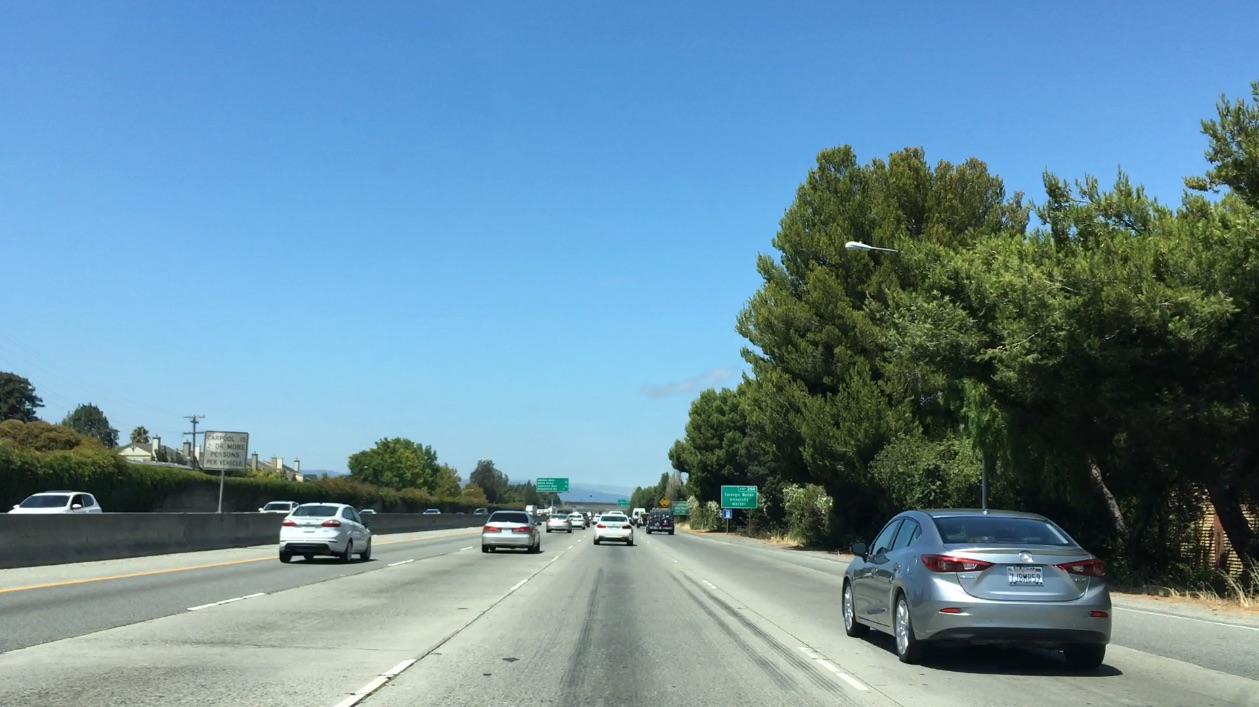
#> input picture test_images/bbox-example-image.jpg, 1259 x 707 px
$ python -i img_transform.py   (imports and definitions only)   (older library calls are emulated)
#> lines starting #> are read from the running program, lines starting #| are printed output that depends on the picture; after the words box and inside, x2 and y2 are one past the last pixel; in counts of white or black regions, pixels touching at a corner belong together
"""
Step - 3 & 4:

Use color transforms, gradients, etc., to create a thresholded binary image.
Apply a perspective transform to rectify binary image ("birds-eye view").
"""

## import necessary modules
import numpy as np
import cv2
import matplotlib.pyplot as plt
import matplotlib.image as mpimg

############### perspective transform #################
# [33 lines left out: function perspective_transform, not called in this run]

############### sobel threshold #################
# calculate threshold of x or y sobel
def abs_sobel_thresh(img, orient, sobel_kernel=3, thresh=(0, 255)):
    # Apply the following steps to img
    # 1) Convert to grayscale
    gray = cv2.cvtColor(img, cv2.COLOR_RGB2GRAY)
    # 2) Take the derivative in x or y given orient = 'x' or 'y'
    if orient == 'x':
        sobel = cv2.Sobel(gray, cv2.CV_64F, 1, 0, ksize=sobel_kernel)
    else:
        sobel = cv2.Sobel(gray, cv2.CV_64F, 0, 1, ksize=sobel_kernel)
    # 3) Take the absolute value of the derivative or gradient
    abs_sobel = np.absolute(sobel)
    # 4) Scale to 8-bit (0 - 255) then convert to type = np.uint8
    scaled_sobel = np.uint8(255 * abs_sobel / np.max(abs_sobel))
    # 5) Create a mask of 1's where the scaled gradient magnitude
    # is > thresh_min and < thresh_max
    binary_output = np.zeros_like(scaled_sobel)
    # 6) Return this mask as your binary_output image
    binary_output[(scaled_sobel >= thresh[0]) & (scaled_sobel <= thresh[1])] = 1

    # binary_output = np.copy(img) # Remove this line
    return binary_output

############### magnitude threshold #################
# calculate magnitude of gradient for given image and threshold
def mag_thresh(img, sobel_kernel=3, mag_thresh=(0, 255)):
    # Apply the following steps to img
    # 1) Convert to grayscale
    gray = cv2.cvtColor(img, cv2.COLOR_RGB2GRAY)
    # 2) Take the gradient in x and y separately
    sobelx = cv2.Sobel(gray, cv2.CV_64F, 1, 0, ksize=sobel_kernel)
    sobely = cv2.Sobel(gray, cv2.CV_64F, 0, 1, ksize=sobel_kernel)
    # 3) Calculate the magnitude
    gradmag = np.sqrt(sobelx ** 2 + sobely ** 2)
    # 4) Scale to 8-bit (0 - 255) and convert to type = np.uint8
    gradmag = np.uint8(gradmag / (np.max(gradmag) / 255))
    # 5) Create a binary mask where mag thresholds are met
    # 6) Return this mask as your binary_output image
    binary_output = np.zeros_like(gradmag)
    binary_output[(gradmag >= mag_thresh[0]) & (gradmag <= mag_thresh[1])] = 1

    # binary_output = np.copy(img) # Remove this line
    return binary_output

############### direction threshold #################
# calculate gradient direction
def dir_threshold(img, sobel_kernel=3, thresh=(0, np.pi / 2)):
    # Apply the following steps to img
    # 1) Convert to grayscale
    gray = cv2.cvtColor(img, cv2.COLOR_RGB2GRAY)
    # 2) Take the gradient in x and y separately
    sobelx = cv2.Sobel(gray, cv2.CV_64F, 1, 0, ksize=sobel_kernel)
    sobely = cv2.Sobel(gray, cv2.CV_64F, 0, 1, ksize=sobel_kernel)
    # 3) Take the absolute value of the x and y gradients
    abs_sobelx = np.absolute(sobelx)
    abs_sobely = np.absolute(sobely)
    # 4) Use np.arctan2(abs_sobely, abs_sobelx) to calculate the direction of the gradient
    grad_direction = np.arctan2(abs_sobely, abs_sobelx)
    # 5) Create a binary mask where direction thresholds are met
    binary_output = np.zeros_like(grad_direction)
    binary_output[(grad_direction >= thresh[0]) & (grad_direction <= thresh[1])] = 1
    # 6) Return this mask as your binary_output image
    # binary_output = np.copy(img) # Remove this line
    return binary_output

############### HLS channel selection ###############
# get S-Channel from HLS
def hls_select(img, thresh=(0, 255)):
    # 1) Convert to HLS color space
    hls = cv2.cvtColor(img, cv2.COLOR_RGB2HLS)
    # 2) Apply a threshold to the S channel
    S = hls[:, :, 2]
    # 3) Return a binary image of threshold result
    binary_output = np.zeros_like(S)
    binary_output[(S > thresh[0]) & (S <= thresh[1])] = 1
    # binary_output = np.copy(img) # placeholder line
    return binary_output

############### HSV channel selection ###############
# get V-Channel from HSV
def hsv_select(img, thresh=(0, 255)):
    # 1) Convert to HSV color space
    hsv = cv2.cvtColor(img, cv2.COLOR_RGB2HSV)
    # 2) Apply a threshold to the V channel
    V = hsv[:, :, 2]
    # 3) Return a binary image of threshold result
    binary_output = np.zeros_like(V)
    binary_output[(V > thresh[0]) & (V <= thresh[1])] = 1

    return binary_output

############### gray image thresholding ###############
def gray_threshold(img, thresh=(0,255)):
    # rgb = img
    gray = np.dot(img[...,:3], [0.299, 0.587, 0.114])
    # thresh = (150, 255)

    binary_output = np.zeros_like(gray)
    binary_output[(gray > thresh[0]) & (gray <= thresh[1])] = 1

    return binary_output

############### R color thresholding ###############
def R_threshold(img, thresh=(0,255)):
    R = img[:,:,0]

    binary_output = np.zeros_like(R)
    binary_output[(R > thresh[0]) & (R <= thresh[1])] = 1

    return binary_output

############### B color thresholding ###############
def B_threshold(img, thresh=(0,255)):
    B = img[:,:,2]

    binary_output = np.zeros_like(B)
    binary_output[(B > thresh[0]) & (B <= thresh[1])] = 1

    return binary_output

############# combination threshold ##################
def combined_thresh(img):

    gradx = abs_sobel_thresh(img, orient='x', sobel_kernel=3, thresh=(10, 120))
    grady = abs_sobel_thresh(img, orient='y', sobel_kernel=3, thresh=(25, 90))
    mag_binary = mag_thresh(img, sobel_kernel=3, mag_thresh=(0, 50))
    dir_binary = dir_threshold(img, sobel_kernel=9, thresh=(0.8, 1.2))
    hls_binary = hls_select(img, thresh=(110, 255))
    hsv_binary = hsv_select(img, thresh=(50, 255))
    gray_binary = gray_threshold(img, thresh=(50, 255))

    R_binary = R_threshold(img, thresh=(200, 255))
    B_binary = B_threshold(img, thresh=(210, 255))

    binary_output = np.zeros_like(dir_binary)

    # try combos
    # combo1 = ((mag_binary == 1) | (dir_binary == 1)) & (hls_binary == 1)
    # combo2 = (gradx == 1) & (hls_binary == 1)
    # combo3 = (gradx == 1) & (grady == 1) & (hls_binary == 1)
    combo4 = ((gradx == 1) & (grady == 1)) | ((hsv_binary == 1) & (hls_binary == 1))
    combo5 = combo4 & ((mag_binary == 1) | (dir_binary == 1))
    combo6 = combo4 & ((mag_binary == 1) & (gray_binary == 1))
    combo7 = combo4 & ((mag_binary == 1) & (dir_binary == 1) & (gray_binary == 1))
    combo8 = combo4  & ((R_binary == 1) & (dir_binary == 1))
    combo9 = combo4 | ((R_binary == 1) & ((mag_binary == 1) | (dir_binary == 1)))
    combo10 = combo4 | ((R_binary == 1) & (B_binary == 0))
    combo11 = combo4 & ((R_binary == 1) & (B_binary == 0) | (dir_binary == 1))


    final_combo = combo4 & (R_binary == 1)

    binary_output[final_combo] = 1

    return binary_output

# ################################################
# ########### main function #####################
# ################################################
# image_path = './output_images/undistorted_test_images/'
# image = mpimg.imread(image_path + 'undistorted_test4.jpg')
#
# thresh_img = combined_thresh(image)
#
# # plot to compare original and transformed images
# f, (ax1, ax2) = plt.subplots(1, 2, figsize=(12, 6))
# f.tight_layout()
# ax1.imshow(image)
# ax1.set_title('Original Image', fontsize=20)
# ax2.imshow(thresh_img, cmap='gray')
# ax2.set_title('Thresholded Combined', fontsize=20)
# plt.subplots_adjust(left=0., right=1, top=0.9, bottom=0.)
# plt.show()

>>> import cv2
>>> picture = cv2.cvtColor(cv2.imread('test_images/bbox-example-image.jpg'), cv2.COLOR_BGR2RGB)
>>> result = combined_thresh(picture)
#> in combined_thresh, `gradx = abs_sobel_thresh(img, orient='x', sobel_kernel=3, thresh=(10, ..`:
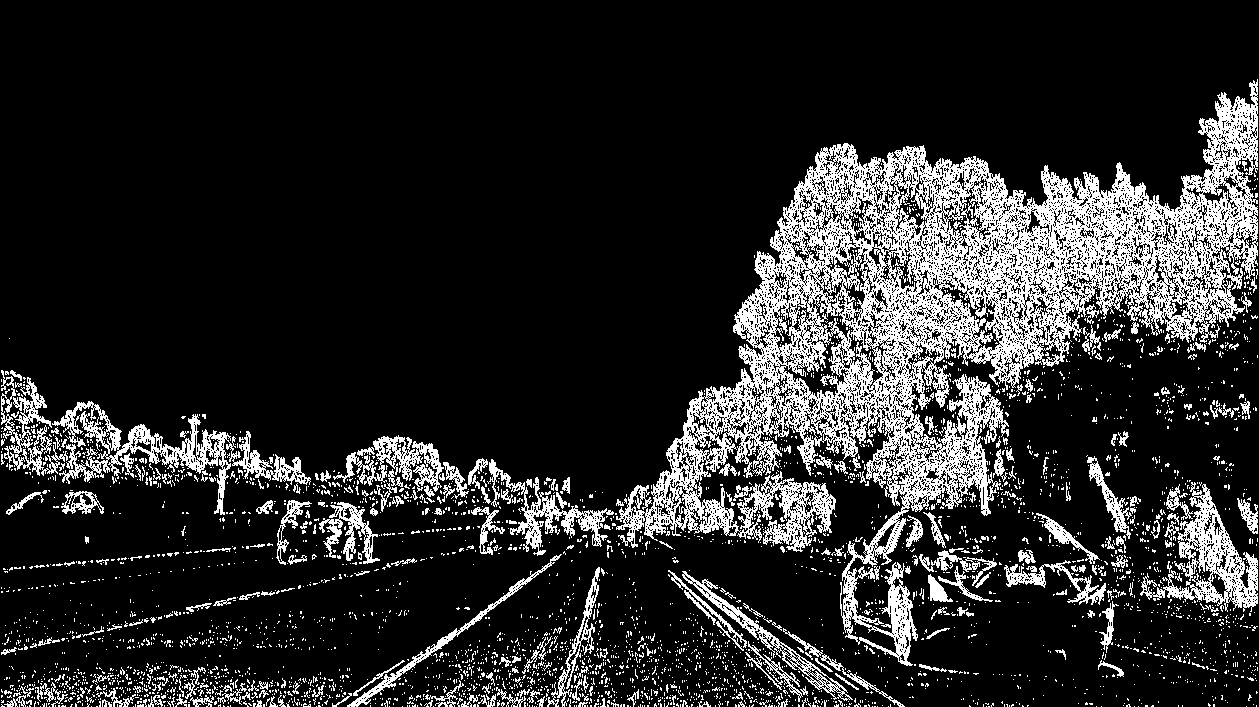
#> gradx: shape (707, 1259); values 0 (black) and 1 (white), 16.6% white in thin lines or dots, all inside (x1, y1, x2, y2) = (1, 79, 1258, 707)
#> in combined_thresh, `combo10 = combo4 | ((R_binary == 1) & (B_binary == 0))`:
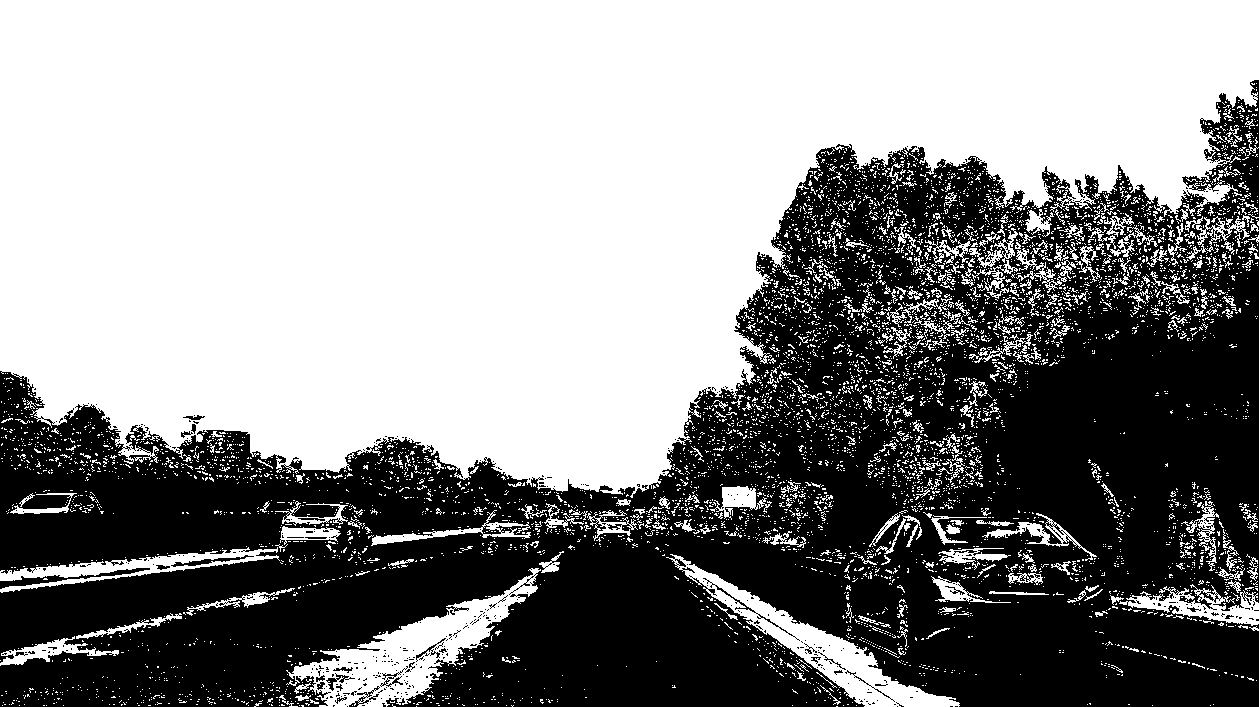
#> combo10: shape (707, 1259) bool; 55.7% white; 508 black regions (479 under 20 px), largest, box (x1, y1, x2, y2) and area: (0, 80, 1259, 707) 390250, (0, 568, 150, 589) 651, (171, 555, 254, 567) 247
#> in combined_thresh, `combo11 = combo4 & ((R_binary == 1) & (B_binary == 0) | (dir_binary ==..`:
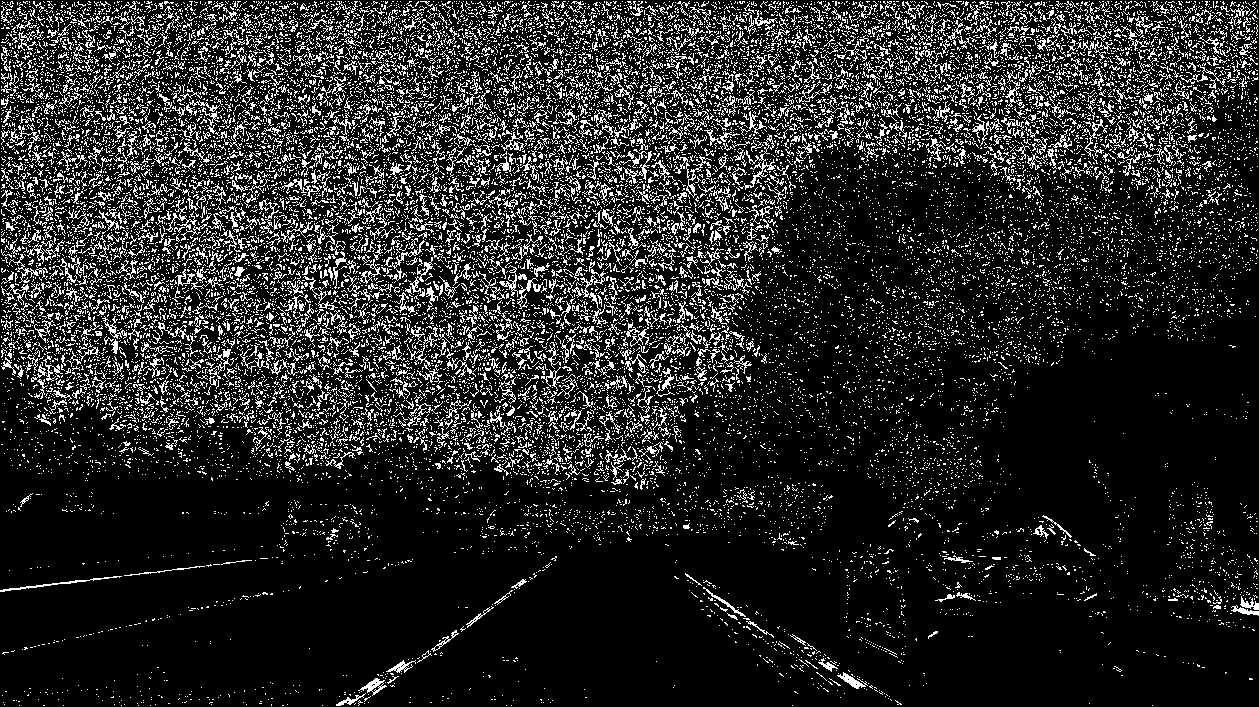
#> combo11: shape (707, 1259) bool; 15% white in thin lines or dots
#> in combined_thresh, `final_combo = combo4 & (R_binary == 1)`:
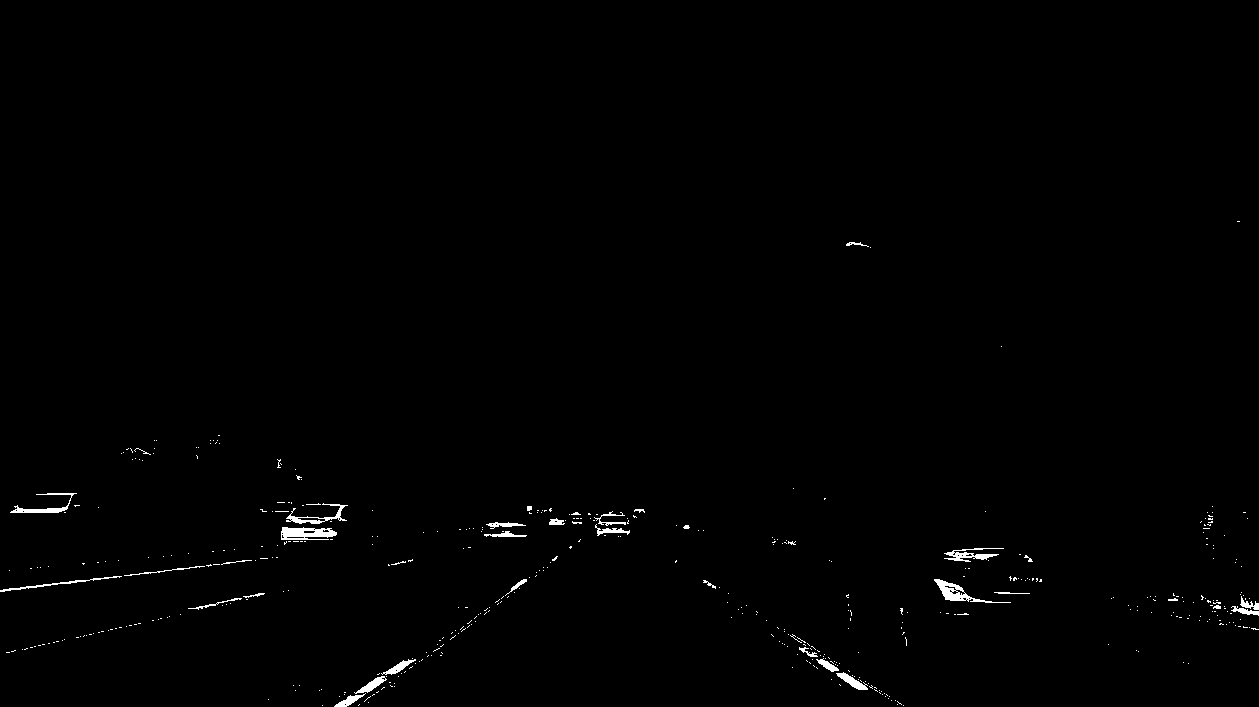
#> final_combo: shape (707, 1259) bool; 0.64% white; 473 white regions (438 under 20 px), largest, box (x1, y1, x2, y2) and area: (281, 527, 337, 540) 523, (934, 579, 1011, 603) 466, (944, 548, 1004, 562) 333
